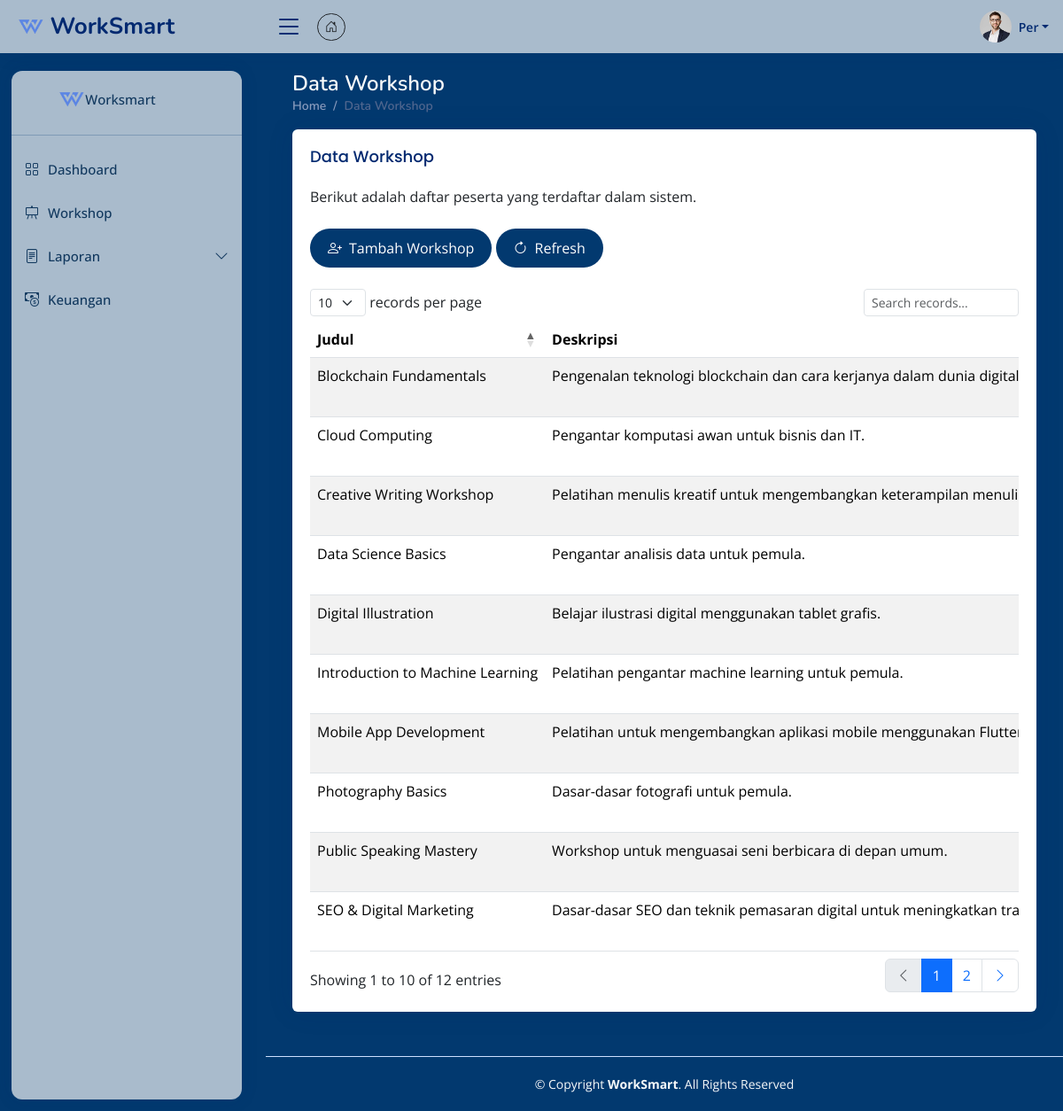
Screenshot of /pages/data-workshop.php (signed in) with the database file from the repository.
### tables this page shows
CREATE TABLE `workshops` (
  `workshop_id` int(11) NOT NULL,
  `mitra_id` int(11) NOT NULL,
  `title` varchar(255) NOT NULL,
  `description` text DEFAULT NULL,
  `banner` varchar(100) NOT NULL,
  `training_overview` text NOT NULL,
  `trained_competencies` text NOT NULL,
  `training_session` text NOT NULL,
  `requirements` text NOT NULL,
  `benefits` text NOT NULL,
  `price` decimal(10,2) NOT NULL,
  `location` varchar(255) DEFAULT NULL,
  `start_date` datetime NOT NULL,
  `end_date` datetime DEFAULT NULL,
  `status` enum('active','inactive','cancelled') NOT NULL DEFAULT 'active',
  `created_at` timestamp NOT NULL DEFAULT current_timestamp(),
  `updated_at` timestamp NOT NULL DEFAULT current_timestamp() ON UPDATE current_timestamp()
);

### controllers/function.php (called while the page is built, shortened)
<?php
function getWorkshopByMitraId($mitra_id) {
    require '../databases/database.php';
    $sql = "SELECT w.*, CONCAT(u.first_name, ' ', u.last_name) as mitra_name
            FROM workshops w
            LEFT JOIN users u ON w.mitra_id = u.user_id
            WHERE w.mitra_id = ?
            ORDER BY w.created_at DESC";
    $stmt = $conn->prepare($sql);
    $stmt->bind_param("i", $mitra_id);
    $stmt->execute();
    $result = $stmt->get_result();
    return $result->fetch_all(MYSQLI_ASSOC);
}
?>

### pages/data-workshop.php (the view, shortened to what this page needs)
<?php
require '../controllers/function.php';
$workshops = getWorkshopByMitraId($_SESSION['user_id']);
?>
<!DOCTYPE html>
<html lang="en">
<head>
  <link href="assets/vendor/bootstrap/css/bootstrap.min.css" rel="stylesheet">
  <link href="assets/vendor/bootstrap-icons/bootstrap-icons.css" rel="stylesheet">
  <link href="assets/vendor/boxicons/css/boxicons.min.css" rel="stylesheet">
  <link href="assets/vendor/quill/quill.snow.css" rel="stylesheet">
  <link href="assets/vendor/quill/quill.bubble.css" rel="stylesheet">
  <link href="assets/vendor/remixicon/remixicon.css" rel="stylesheet">
  <link href="https://cdn.datatables.net/1.11.5/css/dataTables.bootstrap5.min.css" rel="stylesheet">
  <link href="https://cdn.datatables.net/responsive/2.2.9/css/responsive.bootstrap5.min.css" rel="stylesheet">
  <link href="https://cdn.datatables.net/buttons/2.2.2/css/buttons.bootstrap5.min.css" rel="stylesheet">
  <link href="assets/css/style.css" rel="stylesheet">
  <link href="assets/css/brand.css" rel="stylesheet">
</head>
<body>
  <?php require 'header.php'; ?>
  <?php require 'sidebar.php'; ?>
  <main id="main" class="main brand-bg-color">
    <div class="pagetitle">
      <h1 class="text-light">Data Workshop</h1>
      <nav>
        <ol class="breadcrumb">
          <li class="breadcrumb-item"><a href="dashboard.php">Home</a></li>
          <li class="breadcrumb-item active">Data Workshop</li>
        </ol>
      </nav>
    </div>
<section class="section dashboard">
      <div class="row">
        <div class="col-lg-12">
        <div class="card">
            <div class="card-body">
              <h5 class="card-title">Data Workshop</h5>
              <p class="text-dark">Berikut adalah daftar peserta yang terdaftar dalam sistem.</p>
              <a href="#" data-bs-toggle="modal" data-bs-target="#tambahWorkshop" class="brand-btn btn mt-2 mb-4 rounded-pill"><i class="bi bi-person-plus me-2"></i>Tambah Workshop</a>
              <a href="#" onclick="location.reload();" class="brand-btn btn mt-2 mb-4 rounded-pill"><i class="bi bi-arrow-clockwise me-2"></i>Refresh</a>
            <div class="table-responsive">
              <table class="table table-striped table-hover dt-responsive nowrap" id="participantTable" style="width:100%">
              <thead>
              <tr>
              <th>Judul</th>
                  <th>Deskripsi</th>
              </tr>
              </thead>
              <tbody>
              <?php
              foreach($workshops as $workshop) {
              ?>
              <tr>
    <td><?= $workshop['title'] ?></td>
    <td><?= $workshop['description'] ?></td>
</tr>
                <?php } ?>
                </tbody>
                </table>
              </div>
            </div>
          </div>
        </div>
      </div>
    </section>  </main>
  <footer id="footer" class="footer brand-bg-color">
    <div class="copyright text-light">
      © Copyright <strong><span>WorkSmart</span></strong>. All Rights Reserved
    </div>
  </footer>
</body>
</html>

### pages/assets/css/style.css (style rules this page uses)
:root { scroll-behavior: smooth; }
body { font-family: "Open Sans", sans-serif; background: #02396f!important; color: #02396f!important; }
a { color: #275f96; text-decoration: none; }
h1, h2, h3, h4, h5, h6 { font-family: "Nunito", sans-serif; }
#main { margin-top: 60px; padding: 20px 30px; transition: all 0.3s; }
.pagetitle { margin-bottom: 10px; }
.pagetitle h1 { font-size: 24px; margin-bottom: 0; font-weight: 600; color: #012970; }
.card { margin-bottom: 30px; border: none; box-shadow: 0px 0 30px rgba(1, 41, 112, 0.1); }
.card-title { padding: 20px 0 15px 0; font-size: 18px; font-weight: 500; color: #012970; font-family: "Poppins", sans-serif; }
.card-body { padding: 0 20px 20px 20px; }
.breadcrumb { font-size: 14px; font-family: "Nunito", sans-serif; color: #899bbd; font-weight: 600; }
.breadcrumb a { color: #899bbd; transition: 0.3s; }
.breadcrumb .breadcrumb-item::before { color: #899bbd; }
.breadcrumb .active { color: #51678f; font-weight: 600; }
@media (min-width: 1200px) { #main, #footer { margin-left: 300px; } }
.footer { padding: 20px 0; font-size: 14px; transition: all 0.3s; border-top: 1px solid #cddfff; }
.footer .copyright { text-align: center; color: #012970; }

### pages/assets/css/brand.css (style rules this page uses)
.brand-bg-color { background-color: #02396f!important; }
.brand-btn { background-color: #02396f; color: white; border: none; padding: 10px 20px; border-radius: 5px; cursor: pointer; transition: all 0.3s ease; }
h1,h2,h3,h4,h5,p { color: white; }

### rows the page displays
workshops: title "Introduction to Machine Learning", description "Pelatihan pengantar machine learning untuk pemula."
workshops: title "Creative Writing Workshop", description "Pelatihan menulis kreatif untuk mengembangkan keterampilan…"
workshops: title "Blockchain Fundamentals", description "Pengenalan teknologi blockchain dan cara kerjanya dalam dunia…"
workshops: title "SEO & Digital Marketing", description "Dasar-dasar SEO dan teknik pemasaran digital untuk meningkatkan…"
workshops: title "Mobile App Development", description "Pelatihan untuk mengembangkan aplikasi mobile menggunakan…"
workshops: title "Data Science Basics", description "Pengantar analisis data untuk pemula."
workshops: title "Public Speaking Mastery", description "Workshop untuk menguasai seni berbicara di depan umum."
workshops: title "Digital Illustration", description "Belajar ilustrasi digital menggunakan tablet grafis."
workshops: title "Photography Basics", description "Dasar-dasar fotografi untuk pemula."
workshops: title "Cloud Computing", description "Pengantar komputasi awan untuk bisnis dan IT."

### other values shown
$_SESSION['first_name'] "Per"
